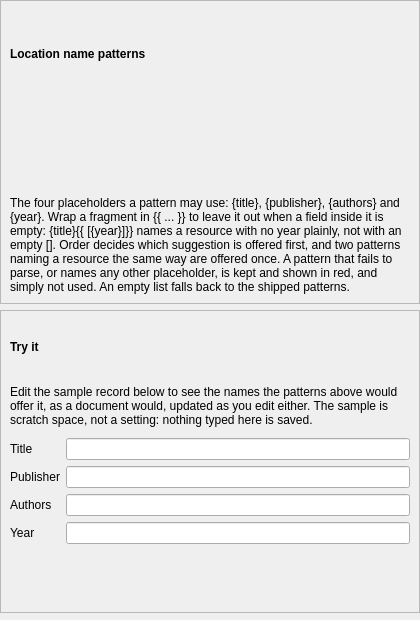
<?xml version="1.0" encoding="UTF-8"?>
<ui version="4.0">
 <class>LocationTemplatesPage</class>
 <widget class="QWidget" name="LocationTemplatesPage">
  <property name="geometry">
   <rect>
    <x>0</x>
    <y>0</y>
    <width>420</width>
    <height>620</height>
   </rect>
  </property>
  <layout class="QVBoxLayout" name="main_layout">
   <property name="leftMargin">
    <number>0</number>
   </property>
   <property name="topMargin">
    <number>0</number>
   </property>
   <property name="rightMargin">
    <number>0</number>
   </property>
   <property name="bottomMargin">
    <number>0</number>
   </property>
   <item>
    <widget class="QFrame" name="patterns_frame">
     <property name="frameShape">
      <enum>QFrame::Shape::StyledPanel</enum>
     </property>
     <property name="frameShadow">
      <enum>QFrame::Shadow::Raised</enum>
     </property>
     <layout class="QVBoxLayout" name="patterns_frame_layout">
      <item>
       <widget class="QLabel" name="patterns_frame_label">
        <property name="font">
         <font>
          <bold>true</bold>
         </font>
        </property>
        <property name="text">
         <string>Location name patterns</string>
        </property>
       </widget>
      </item>
      <item>
       <widget class="LocationTemplatePatternsEditor" name="patterns_editor">
        <property name="toolTip">
         <string>Each pattern interpolates {title}, {publisher}, {authors} and {year}; a {{ ... }} group is left out when a field inside it is empty. Double-click a cell to edit it.</string>
        </property>
       </widget>
      </item>
      <item>
       <widget class="WrappingLabel" name="placeholders_label">
        <property name="text">
         <string>The four placeholders a pattern may use: {title}, {publisher}, {authors} and {year}. Wrap a fragment in {{ ... }} to leave it out when a field inside it is empty: {title}{{ [{year}]}} names a resource with no year plainly, not with an empty []. Order decides which suggestion is offered first, and two patterns naming a resource the same way are offered once. A pattern that fails to parse, or names any other placeholder, is kept and shown in red, and simply not used. An empty list falls back to the shipped patterns.</string>
        </property>
        <property name="wordWrap">
         <bool>true</bool>
        </property>
       </widget>
      </item>
     </layout>
    </widget>
   </item>
   <item>
    <widget class="QFrame" name="try_it_frame">
     <property name="frameShape">
      <enum>QFrame::Shape::StyledPanel</enum>
     </property>
     <property name="frameShadow">
      <enum>QFrame::Shadow::Raised</enum>
     </property>
     <property name="scratch" stdset="0">
      <bool>true</bool>
     </property>
     <layout class="QVBoxLayout" name="try_it_frame_layout">
      <item>
       <widget class="QLabel" name="try_it_frame_label">
        <property name="font">
         <font>
          <bold>true</bold>
         </font>
        </property>
        <property name="text">
         <string>Try it</string>
        </property>
       </widget>
      </item>
      <item>
       <widget class="WrappingLabel" name="try_it_note_label">
        <property name="text">
         <string>Edit the sample record below to see the names the patterns above would offer it, as a document would, updated as you edit either. The sample is scratch space, not a setting: nothing typed here is saved.</string>
        </property>
        <property name="wordWrap">
         <bool>true</bool>
        </property>
       </widget>
      </item>
      <item>
       <layout class="QFormLayout" name="sample_fields_layout">
        <item row="0" column="0">
         <widget class="QLabel" name="sample_title_label">
          <property name="text">
           <string>Title</string>
          </property>
         </widget>
        </item>
        <item row="0" column="1">
         <widget class="QLineEdit" name="sample_title_edit"/>
        </item>
        <item row="1" column="0">
         <widget class="QLabel" name="sample_publisher_label">
          <property name="text">
           <string>Publisher</string>
          </property>
         </widget>
        </item>
        <item row="1" column="1">
         <widget class="QLineEdit" name="sample_publisher_edit"/>
        </item>
        <item row="2" column="0">
         <widget class="QLabel" name="sample_authors_label">
          <property name="text">
           <string>Authors</string>
          </property>
         </widget>
        </item>
        <item row="2" column="1">
         <widget class="QLineEdit" name="sample_authors_edit"/>
        </item>
        <item row="3" column="0">
         <widget class="QLabel" name="sample_year_label">
          <property name="text">
           <string>Year</string>
          </property>
         </widget>
        </item>
        <item row="3" column="1">
         <widget class="QLineEdit" name="sample_year_edit"/>
        </item>
       </layout>
      </item>
      <item>
       <widget class="WrappingLabel" name="try_it_result_label">
        <property name="wordWrap">
         <bool>true</bool>
        </property>
       </widget>
      </item>
     </layout>
    </widget>
   </item>
   <item>
    <spacer name="bottom_spacer">
     <property name="orientation">
      <enum>Qt::Orientation::Vertical</enum>
     </property>
    </spacer>
   </item>
  </layout>
 </widget>
 <customwidgets>
  <customwidget>
   <class>LocationTemplatePatternsEditor</class>
   <extends>QWidget</extends>
   <header>rehuco_agent.settings.ui.location_template_patterns_editor</header>
  </customwidget>
  <customwidget>
   <class>WrappingLabel</class>
   <extends>QLabel</extends>
   <header>borco_pyside.widgets</header>
  </customwidget>
 </customwidgets>
 <resources/>
 <connections/>
</ui>
